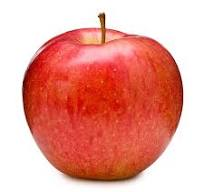
#> input picture 4. Archive/24S2 학사 3학년 2학기/DeepLearning_Cloud/강의 노트/12장/apple.jpeg, 204 x 192 px
$ python 12.image_processing.py
#> lines starting #> are read from the running program, lines starting #| are printed output that depends on the picture
# simple image processing

from skimage import io
from tkinter.filedialog import askopenfilename  # choose file

import matplotlib.pyplot as plt
import matplotlib.image as mpimg
import numpy as np  # numpy 추가

fname = askopenfilename()           # choose image file
#> the answer given: ../apple.jpeg
image = mpimg.imread(fname)         # read image
#> image is the input picture: shape (192, 204, 3); mean R, G, B 232.1, 161.1, 151
plt.imshow(image)                   # display image
plt.axis('off')  # 축 제거
plt.show()

# type of image object
print(type(image))
#| <class 'numpy.ndarray'>

# image shape
print(image.shape)
#| (192, 204, 3)

# image data
print(image[:,:,1])  # red channel
#> (printed output is left out)


# color to gray
from skimage import color

gray_image = color.rgb2gray(image)
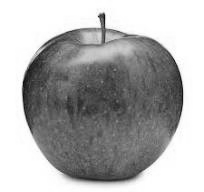
#> gray_image: shape (192, 204) float64; min 0.0502, max 1, mean 0.688
print(gray_image.shape)
#| (192, 204)
plt.imshow(gray_image, cmap='gray')
plt.axis('off')  # 축 제거
plt.show()

# resize
from skimage import transform

new_shape = (image.shape[0] // 2, image.shape[1] // 2)  # 채널 수는 필요 없음
#> new_shape = (96, 102)
small = transform.resize(image=image,
        output_shape=new_shape)
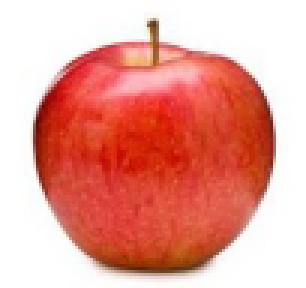
#> small: shape (96, 102, 3) float64 (shown 3 times larger); mean R, G, B 0.91, 0.632, 0.592

print(small.shape)
#| (96, 102, 3)
plt.imshow(small)
plt.axis('off')  # 축 제거
plt.show()


# flip, rotate
from skimage.transform import rotate

plt.imshow(np.fliplr(image))  # flip
plt.axis('off')  # 축 제거
plt.show()
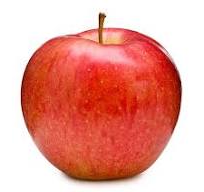
#> shown: shape (192, 204, 3); mean R, G, B 232.1, 161.1, 151

plt.imshow(rotate(image, angle=45, resize=True))  # rotate (resize=True 추가)
plt.axis('off')  # 축 제거
plt.show()
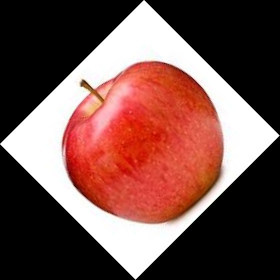
#> shown: shape (280, 280, 3) float64; mean R, G, B 0.454, 0.315, 0.295


# filters
from skimage.filters import sobel
plt.imshow(sobel(gray_image))  # sobel_h 대신 sobel 사용
plt.axis('off')  # 축 제거
plt.show()
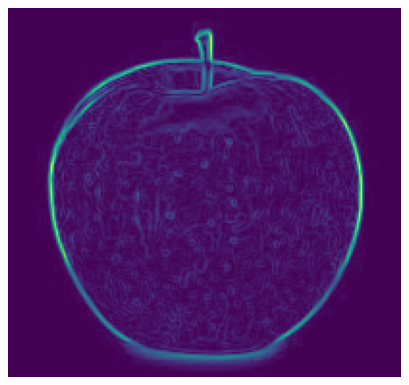
#> figure drawn by matplotlib, 1 panel

# save image
io.imsave("d:/data/test2.png", image)
